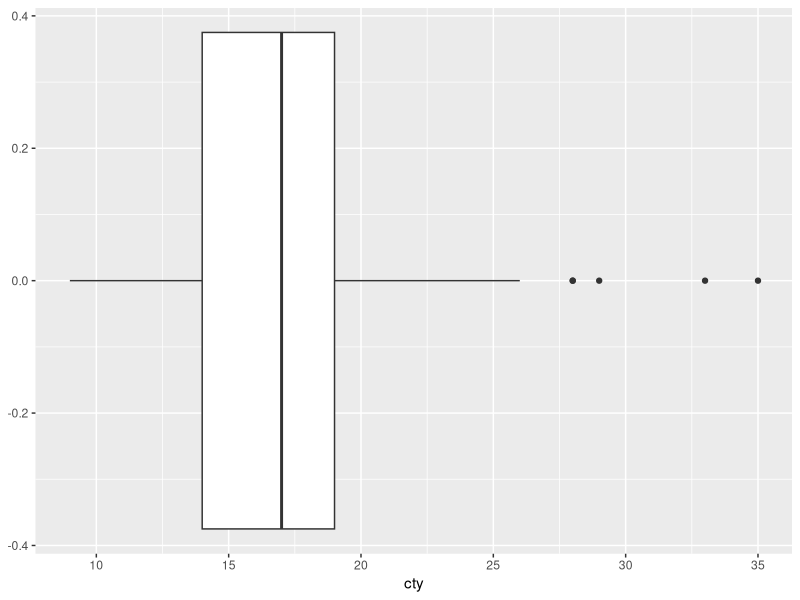
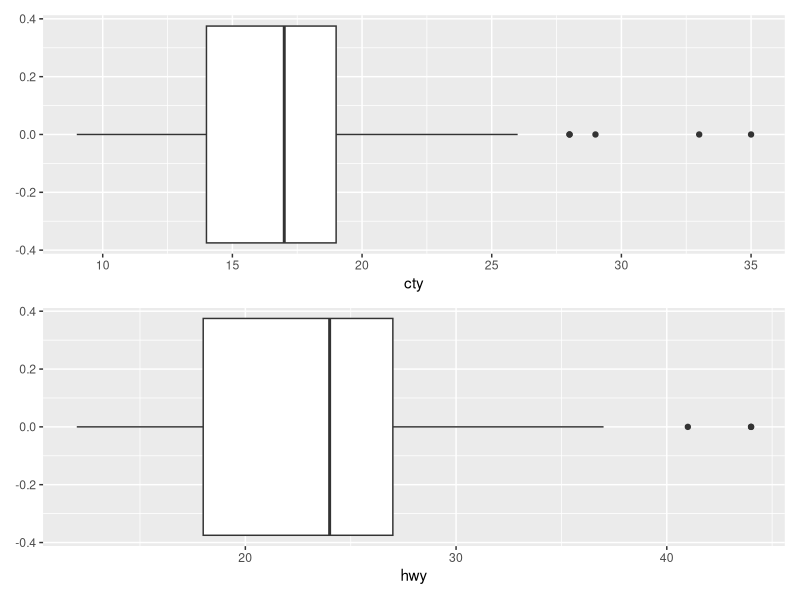
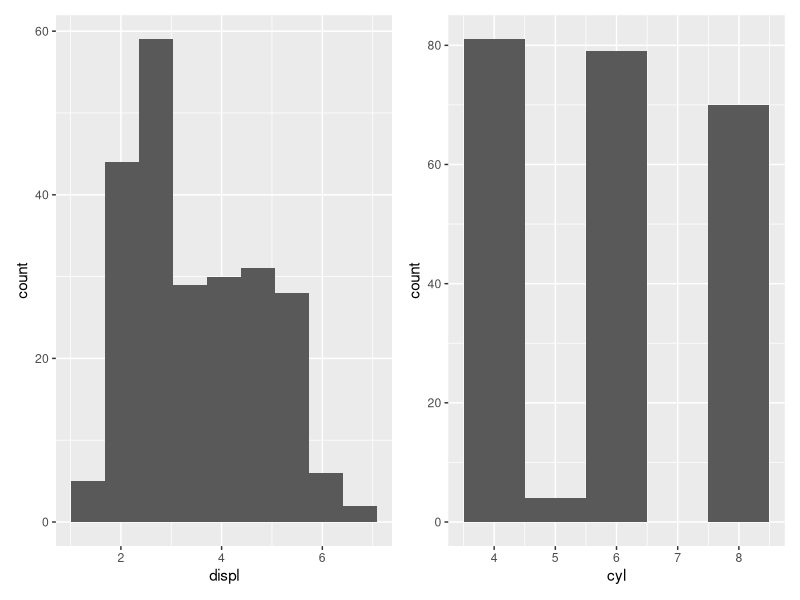
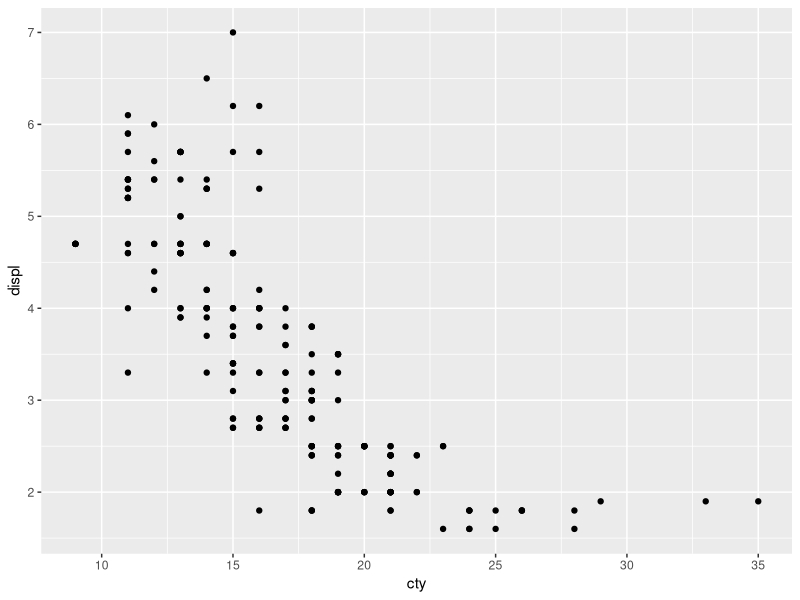
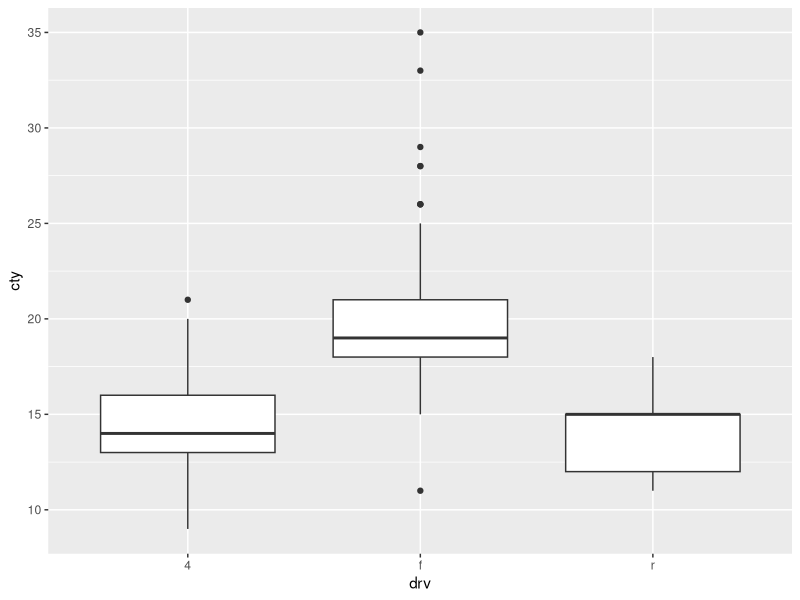

Write the R code that produced these figures, in order.
# install.packages("ggplot2",repos = "http://cran.us.r-project.org")
# install.packages("tidyverse",repos = "http://cran.us.r-project.org")
# install.packages("patchwork",repos = "http://cran.us.r-project.org")
library(ggplot2)
# library(tidyverse)
estadisticos <- function(feature, name) {
    cat('\n','Varieble Cuatitativa: ',name, '\n')
    media <- mean(feature)
    print('Media')
    print(media)
    mediana <- median(feature)
    print('Mediana')
    print(mediana)
    varianza <- var(feature)
    print('Varianza')
    print(varianza)
    desv_est <- sd(feature)
    print('Desviacion Estandar')
    print(desv_est)
    coef_var <- desv_est/media
    print('Coeficiente de variación')
    print(coef_var)
    cuartiles <- quantile(feature, c(0, 0.25, 0.5, 0.75, 1))
    print('Cuartiles')
    print(cuartiles)
}
cat('Punto 1: ', '\n')
# Encuentre la media, la mediana, la varianza y la desviación estándar
# de la muestra, el coeficiente de variación y los cuartiles de las
# variables cuantitativas. desviación, coeficiente de variación y
# cuartiles para las variables cuantitativas.
estadisticos(mpg$displ,'displ')
estadisticos(mpg$cyl,'cyl')
estadisticos(mpg$cty,'cty')
estadisticos(mpg$hwy,'hwy')
estadisticos(mpg$cty,'cty')

cat('\n', 'Punto 2: ', '\n')
# Hacer boxplots para comparar las características cty y hwy
bp1 <- ggplot(mpg, aes(cty)) +
geom_boxplot()
bp2 <- ggplot(mpg, aes(hwy)) +
geom_boxplot()
bp1
library(patchwork)
bp1/bp2

cat("\n", "Punto 3: ", "\n")
# Realiza histogramas con las variables displ y cyl. Establece
# el número de bins para n datos con la regla de Sturges:
# k = 1 + 3,332 log 10(n) para la variable displ. Para la variable
# cyl utilice 5 intervalos para construir el histograma.
k_sturges <- round(1 + 3.322*log(nrow(mpg), 10))
hist1 <- ggplot(mpg, aes(displ)) +
geom_histogram(bins = k_sturges)
hist2 <- ggplot(mpg, aes(cyl)) +
geom_histogram(bins=5)
hist1+hist2

cat("\n", "Punto 4: ", "\n")
# Haz un gráfico de dispersión con las variables cty y displ. ¿Hay algún patrón? Comente.
ggplot(mpg, aes(cty, displ)) +
geom_point()

cat("\n", "Punto 5: ", "\n")
# ¿Cree usted que existe una relación entre el tipo de tren motriz (drv)
# y el consumo de combustible? ¿Qué tipo de análisis realizarías para
# resolver esta cuestión?
ggplot(mpg, aes(drv, cty)) +
geom_boxplot()
